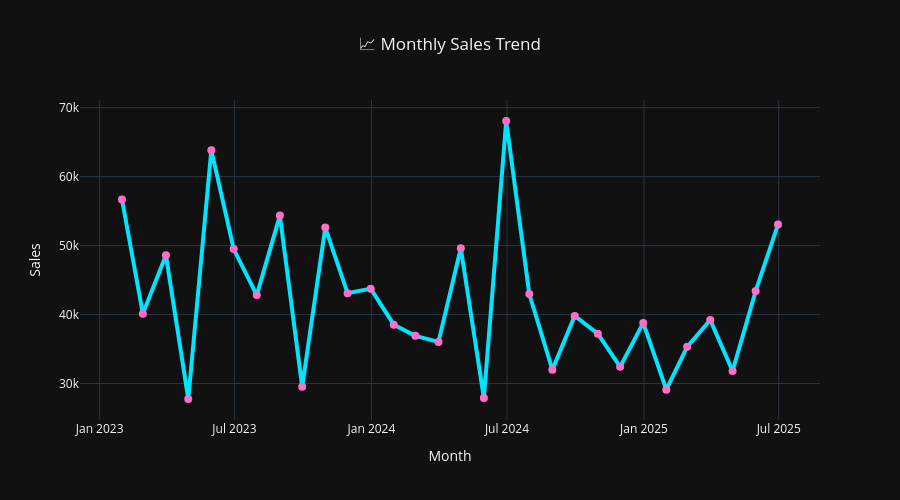

The code cell stored with this chart in its notebook:
### Markdown cell above
# Trend Analysis

### Code cell
import plotly.express as px

# Set index
df = df.set_index("Date")

# Monthly aggregation
df_monthly = df["TotalPrice"].resample("M").sum().reset_index()

# Plot
fig = px.line(
    df_monthly,
    x="Date",
    y="TotalPrice",
    markers=True,
    title="📈 Monthly Sales Trend"
)

# Styling (Dark + Premium)
fig.update_layout(
    template="plotly_dark",
    title_x=0.5,
    height=500,
    width=900,
    xaxis_title="Month",
    yaxis_title="Sales",
)

# Thicker line + glowing markers
fig.update_traces(
    line=dict(width=4, color="#00E5FF"),
    marker=dict(size=8, color="#FF6EC7")
)

fig.show()

### Figure 1 — Plotly figure (JSON) as saved in the notebook; plotly's stock layout.template omitted (floating-point values rounded to 4 significant figures)
{"data": [{"hovertemplate": "Date=%{x}<br>TotalPrice=%{y}<extra></extra>", "legendgroup": "", "line": {"color": "#00E5FF", "dash": "solid", "width": 4}, "marker": {"color": "#FF6EC7", "size": 8, "symbol": "circle"}, "mode": "lines+markers", "name": "", "orientation": "v", "showlegend": false, "type": "scatter", "x": ["2023-01-31T00:00:00.000000000", "2023-02-28T00:00:00.000000000", "2023-03-31T00:00:00.000000000", "2023-04-30T00:00:00.000000000", "2023-05-31T00:00:00.000000000", "2023-06-30T00:00:00.000000000", "2023-07-31T00:00:00.000000000", "2023-08-31T00:00:00.000000000", "2023-09-30T00:00:00.000000000", "2023-10-31T00:00:00.000000000", "2023-11-30T00:00:00.000000000", "2023-12-31T00:00:00.000000000", "2024-01-31T00:00:00.000000000", "2024-02-29T00:00:00.000000000", "2024-03-31T00:00:00.000000000", "2024-04-30T00:00:00.000000000", "2024-05-31T00:00:00.000000000", "2024-06-30T00:00:00.000000000", "2024-07-31T00:00:00.000000000", "2024-08-31T00:00:00.000000000", "2024-09-30T00:00:00.000000000", "2024-10-31T00:00:00.000000000", "2024-11-30T00:00:00.000000000", "2024-12-31T00:00:00.000000000", "2025-01-31T00:00:00.000000000", "2025-02-28T00:00:00.000000000", "2025-03-31T00:00:00.000000000", "2025-04-30T00:00:00.000000000", "2025-05-31T00:00:00.000000000", "2025-06-30T00:00:00.000000000"], "xaxis": "x", "y": [56690.0, 40120.0, 48610.0, 27750.0, 63840.0, 49500.0, 42820.0, 54350.0, 29530.0, 52610.0, 43080.0, 43750.0, 38530.0, 36910.0, 36030.0, 49610.0, 27910.0, 68070.0, 42960.0, 31990.0, 39790.0, 37230.0, 32410.0, 38790.0, 29100.0, 35320.0, 39200.0, 31820.0, 43400.0, 53050.0], "yaxis": "y"}], "layout": {"height": 500, "legend": {"tracegroupgap": 0}, "title": {"text": "📈 Monthly Sales Trend", "x": 0.5}, "width": 900, "xaxis": {"anchor": "y", "domain": [0, 1], "title": {"text": "Month"}}, "yaxis": {"anchor": "x", "domain": [0, 1], "title": {"text": "Sales"}}}}
